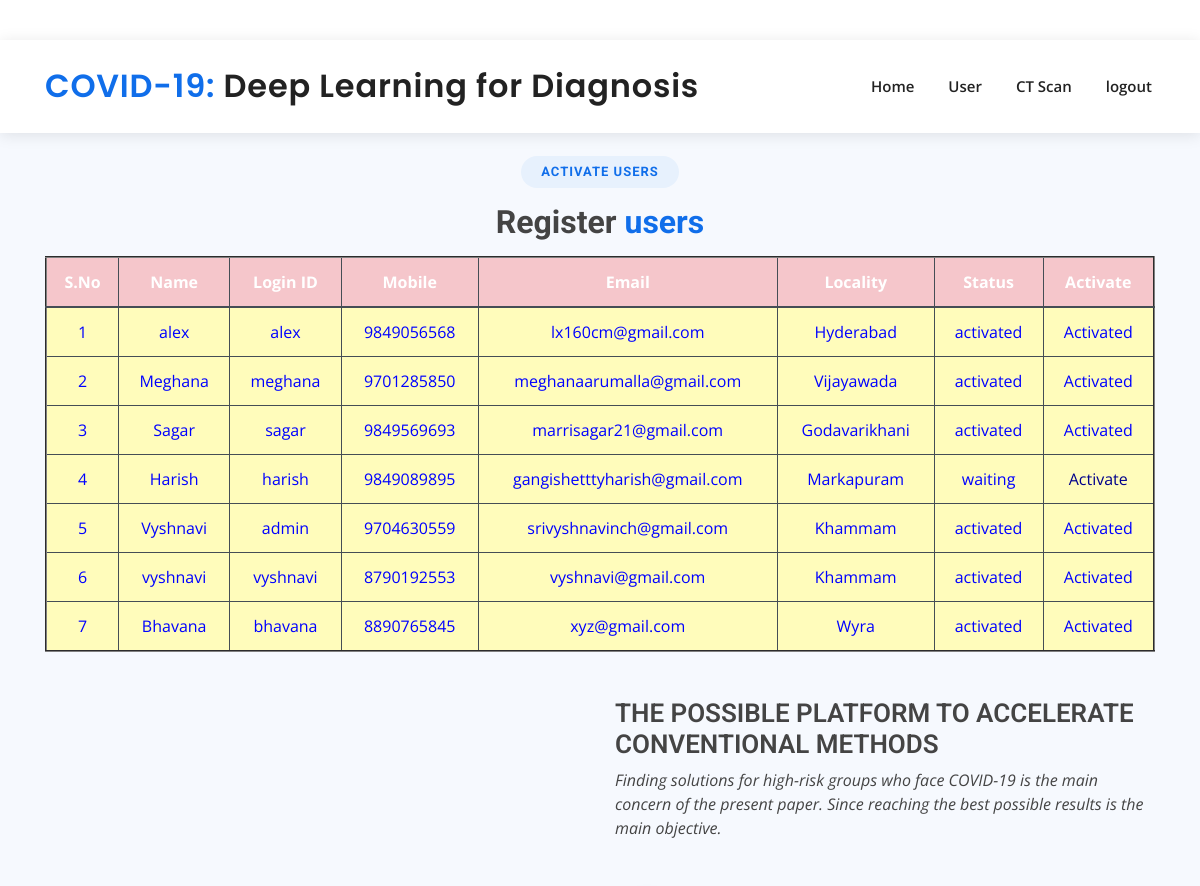
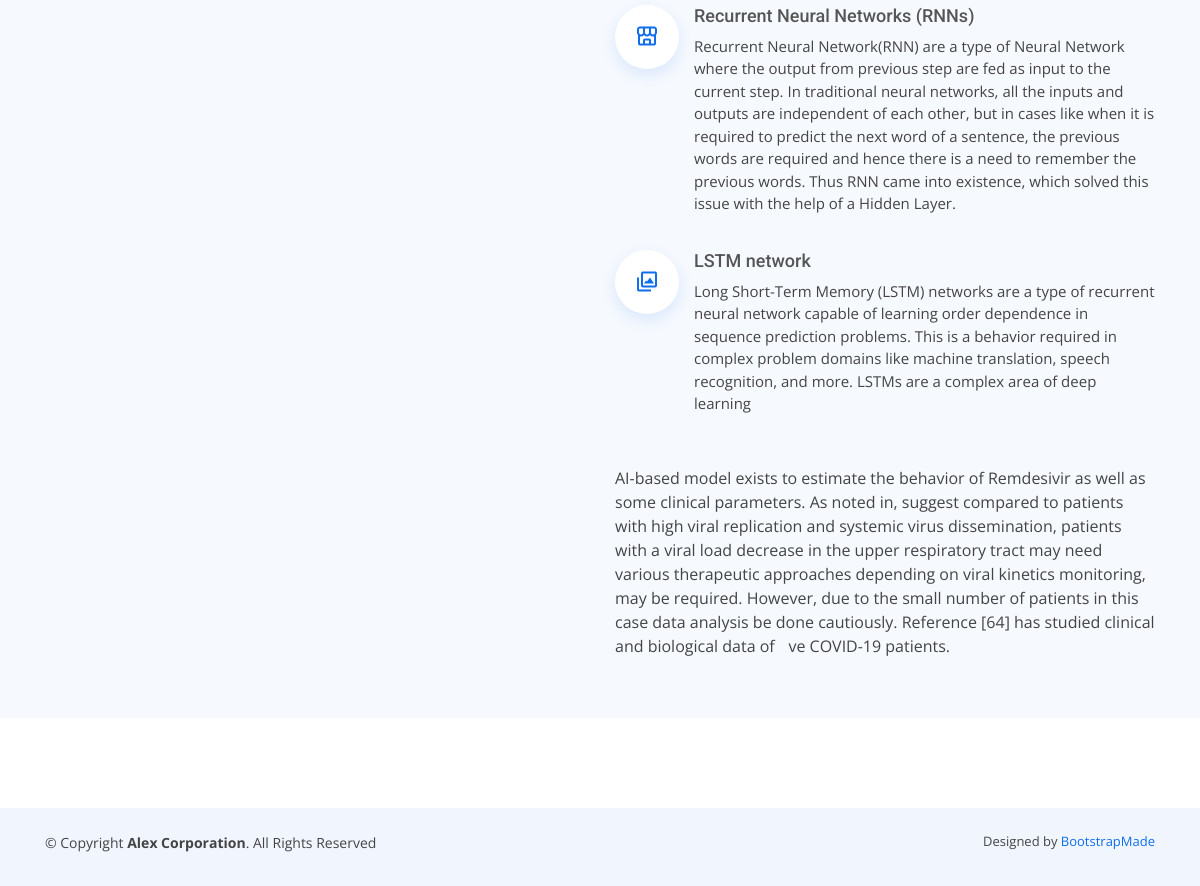
Page /ViewRegisteredUsers/ on the committed database (2 pictures, top to bottom).
### users/models.py (models this page shows, shortened)
class UserRegistrationModel(models.Model):
    name = models.CharField(max_length=100)
    loginid = models.CharField(unique=True, max_length=100)
    password = models.CharField(max_length=100)
    mobile = models.CharField(unique=True, max_length=100)
    email = models.CharField(unique=True, max_length=100)
    locality = models.CharField(max_length=100)
    address = models.CharField(max_length=1000)
    city = models.CharField(max_length=100)
    state = models.CharField(max_length=100)
    status = models.CharField(max_length=100)
    class Meta:
        db_table = 'UserRegistrations'

### admins/views.py (the view)
# urls.py: path("ViewRegisteredUsers/", admins.ViewRegisteredUsers, name="ViewRegisteredUsers"),
def ViewRegisteredUsers(request):
    data = UserRegistrationModel.objects.all()
    return render(request, 'admins/RegisteredUsers.html', {'data': data})

### assets/templates/admins/RegisteredUsers.html
{%extends 'admins/adminbase.html'%}
{%block contents%}
 <div class="section-title">
          <h2>Activate users</h2>
          <h3>Register  <span> users</span></h3>
          <p>
              <table border="2px" class="table table-hover table-dark">
                    <thead>
                    <tr class="table-danger">
                        <th scope="col">S.No</th>
                        <th scope="col">Name</th>
                        <th scope="col">Login ID</th>
                        <th scope="col">Mobile</th>
                        <th scope="col">Email</th>
                        <th scope="col">Locality</th>
                        <th scope="col">Status</th>
                        <th scope="col">Activate</th>
                    </tr>
                    </thead>
                    <tbody>
                    {% for i in data %}
                    <tr scope="row" style="color: BLUE; background-color:#FFFCBB">
                        <td>{{forloop.counter}}</td>
                        <td>{{i.name}}</td>
                        <td>{{i.loginid}}</td>
                        <td>{{i.mobile}}</td>
                        <td>{{i.email}}</td>
                        <td>{{i.locality}}</td>
                        <td>{{i.status}}</td>
                        {% if i.status == 'waiting' %}
                        <td><a class="btn-link" href="/AdminActivaUsers/?uid={{ i.id }}"
                               style="color:DARKBLUE">Activate</a></td>
                        {% else %}
                        <td> Activated</td>
                        {% endif %}
                    </tr>
                    {% endfor %}
                    </tbody>
                </table>
          </p>
        </div>
{%endblock%}

### assets/templates/admins/adminbase.html (shortened to what this page needs)
<!DOCTYPE html> {%load static%}
<html lang="en">
<head>
    <link href="{%static 'assets/vendor/bootstrap/css/bootstrap.min.css'%}" rel="stylesheet">
    <link href="{%static 'assets/vendor/icofont/icofont.min.css'%}" rel="stylesheet">
    <link href="{%static 'assets/vendor/boxicons/css/boxicons.min.css'%}" rel="stylesheet">
    <link href="{%static 'assets/vendor/owl.carousel/assets/owl.carousel.min.css'%}" rel="stylesheet">
    <link href="{%static 'assets/vendor/venobox/venobox.css'%}" rel="stylesheet">
    <link href="{%static 'assets/vendor/aos/aos.css'%}" rel="stylesheet">
    <link href="{%static 'assets/css/style.css'%}" rel="stylesheet">
</head>
<body>
    <header id="header" class="fixed-top">
        <div class="container d-flex align-items-center">
            <h1 class="logo mr-auto"><a href="{%url 'AdminHome'%}"><span>COVID-19:</span> Deep Learning for Diagnosis</a></h1>
            <nav class="nav-menu d-none d-lg-block">
                <ul>
                    <li><a href="{%url 'AdminHome'%}">Home</a></li>
                    <li><a href="{%url 'ViewRegisteredUsers'%}">User</a></li>
                    <li><a href="{%url 'TestCTScanImageForm'%}">CT Scan</a></li>
                    <li><a href="{%url 'logout'%}">logout</a></li>
                </ul>
            </nav>
        </div>
    </header>
    <main id="main">
        <br/><br/><br/><br/>
        <section id="about" class="about section-bg">
            <div class="container" data-aos="fade-up">
                {%block contents%} {%endblock%}
                <div class="row">
                    <div class="col-lg-6" data-aos="zoom-out" data-aos-delay="100">
                    </div>
                    <div class="col-lg-6 pt-4 pt-lg-0 content d-flex flex-column justify-content-center" data-aos="fade-up" data-aos-delay="100">
                        <h3>THE POSSIBLE PLATFORM TO ACCELERATE CONVENTIONAL METHODS</h3>
                        <p class="font-italic">
                            Finding solutions for high-risk groups who face COVID-19 is the main concern of the present paper. Since reaching the best possible results is the main objective.
                        </p>
                        <ul>
                            <li>
                                <i class="bx bx-store-alt"></i>
                                <div>
                                    <h5>Recurrent Neural Networks (RNNs)</h5>
                                    <p>Recurrent Neural Network(RNN) are a type of Neural Network where the output from previous step are fed as input to the current step. In traditional neural networks, all the inputs and outputs are independent of each
                                        other, but in cases like when it is required to predict the next word of a sentence, the previous words are required and hence there is a need to remember the previous words. Thus RNN came into existence, which
                                        solved this issue with the help of a Hidden Layer.</p>
                                </div>
                            </li>
                            <li>
                                <i class="bx bx-images"></i>
                                <div>
                                    <h5>LSTM network</h5>
                                    <p>Long Short-Term Memory (LSTM) networks are a type of recurrent neural network capable of learning order dependence in sequence prediction problems. This is a behavior required in complex problem domains like machine
                                        translation, speech recognition, and more. LSTMs are a complex area of deep learning</p>
                                </div>
                            </li>
                        </ul>
                        <p>
                            AI-based model exists to estimate the behavior of Remdesivir as well as some clinical parameters. As noted in, suggest compared to patients with high viral replication and systemic virus dissemination, patients with a viral load decrease in the upper
                            respiratory tract may need various therapeutic approaches depending on viral kinetics monitoring, may be required. However, due to the small number of patients in this case data analysis be done cautiously. Reference [64] has
                            studied clinical and biological data of ve COVID-19 patients.
                        </p>
                    </div>
                </div>
            </div>
        </section>
    </main>
    <footer id="footer">
        <div class="footer-top">
        </div>
        <div class="container py-4">
            <div class="copyright">
                &copy; Copyright <strong><span>Alex Corporation</span></strong>. All Rights Reserved
            </div>
            <div class="credits">
                Designed by <a href="https://bootstrapmade.com/">BootstrapMade</a>
            </div>
        </div>
    </footer>
</body>
</html>

### assets/static/assets/css/style.css (style rules this page uses)
body { font-family: "Open Sans", sans-serif; color: #444444; }
a { color: #106eea; }
h1, h2, h3, h4, h5, h6 { font-family: "Roboto", sans-serif; }
#header { background: #fff; transition: all 0.5s; z-index: 997; padding: 25px 0; top: 40px; box-shadow: 0px 2px 15px rgba(0, 0, 0, 0.1); }
#header .logo { font-size: 32px; margin: 0; padding: 0; line-height: 1; font-weight: 600; letter-spacing: 0.8px; font-family: "Poppins", sans-serif; }
#header .logo a { color: #222222; }
#header .logo a span { color: #106eea; }
.nav-menu ul { margin: 0; padding: 0; list-style: none; }
.nav-menu > ul { display: flex; }
.nav-menu > ul > li { position: relative; white-space: nowrap; padding: 10px 0 10px 28px; }
.nav-menu a { display: block; position: relative; color: #222222; transition: 0.3s; font-size: 15px; font-weight: 600; padding: 0 3px; font-family: "Open Sans", sans-serif; }
.nav-menu > ul > li > a:before { content: ""; position: absolute; width: 100%; height: 2px; bottom: -5px; left: 0; background-color: #106eea; visibility: hidden; width: 0px; transition: all 0.3s ease-in-out 0s; }
.mobile-nav { position: fixed; top: 55px; right: 15px; bottom: 15px; left: 15px; z-index: 9999; overflow-y: auto; background: #fff; transition: ease-in-out 0.2s; opacity: 0; visibility: hidden; border-radius: 10px; padding: 10px 0; }
.mobile-nav * { margin: 0; padding: 0; list-style: none; }
.mobile-nav a { display: block; position: relative; color: #222222; padding: 10px 20px; font-weight: 500; outline: none; }
section { padding: 60px 0; overflow: hidden; }
.section-bg { background-color: #f6f9fe; }
.section-title { text-align: center; padding-bottom: 30px; }
.section-title h2 { font-size: 13px; letter-spacing: 1px; font-weight: 700; padding: 8px 20px; margin: 0; background: #e7f1fd; color: #106eea; display: inline-block; text-transform: uppercase; border-radius: 50px; }
.section-title h3 { margin: 15px 0 0 0; font-size: 32px; font-weight: 700; }
.section-title h3 span { color: #106eea; }
.section-title p { margin: 15px auto 0 auto; font-weight: 600; }
@media (min-width: 1024px) { .section-title p { width: 50%; } }
.about .content h3 { font-weight: 600; font-size: 26px; }
.about .content ul { list-style: none; padding: 0; }
.about .content ul li { display: flex; align-items: flex-start; margin-bottom: 35px; }
.about .content ul li:first-child { margin-top: 35px; }
.about .content ul i { background: #fff; box-shadow: 0px 6px 15px rgba(16, 110, 234, 0.12); font-size: 24px; padding: 20px; margin-right: 15px; color: #106eea; border-radius: 50px; }
.about .content ul h5 { font-size: 18px; color: #555555; }
.about .content ul p { font-size: 15px; }
.about .content p:last-child { margin-bottom: 0; }
#footer { background: #fff; padding: 0 0 30px 0; color: #444444; font-size: 14px; background: #f1f6fe; }
#footer .footer-top { padding: 60px 0 30px 0; background: #fff; }
#footer .copyright { text-align: center; float: left; }
#footer .credits { float: right; text-align: center; font-size: 13px; color: #444444; }

### rows in the picture
UserRegistrationModel: name "alex", loginid "alex", mobile "9849056568", email "lx160cm@gmail.com", locality "Hyderabad", status "activated", shows "Activated"
UserRegistrationModel: name "Meghana", loginid "meghana", mobile "9701285850", email "meghanaarumalla@gmail.com", locality "Vijayawada", status "activated", shows "Activated"
UserRegistrationModel: name "Sagar", loginid "sagar", mobile "9849569693", email "marrisagar21@gmail.com", locality "Godavarikhani", status "activated", shows "Activated"
UserRegistrationModel: name "Harish", loginid "harish", mobile "9849089895", email "gangishetttyharish@gmail.com", locality "Markapuram", status "waiting"
UserRegistrationModel: name "Vyshnavi", loginid "admin", mobile "9704630559", email "srivyshnavinch@gmail.com", locality "Khammam", status "activated", shows "Activated"
UserRegistrationModel: name "vyshnavi", loginid "vyshnavi", mobile "8790192553", email "vyshnavi@gmail.com", locality "Khammam", status "activated", shows "Activated"
UserRegistrationModel: name "Bhavana", loginid "bhavana", mobile "8890765845", email "xyz@gmail.com", locality "Wyra", status "activated", shows "Activated"
